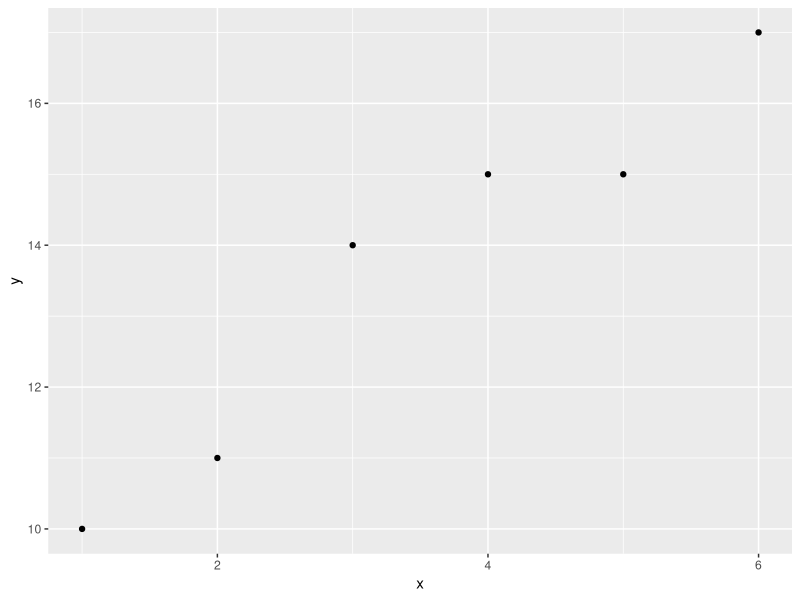

Write the R code that produced this figure.
## ---- chunk 1
knitr::opts_chunk$set(echo = TRUE)
## ---- chunk 2
x=1:6
y=c(10,11,14,15,15,17)
d=data.frame(x,y)
d
## ---- chunk 3
library(ggplot2)
ggplot(d,aes(x=x,y=y))+geom_point()
## ---- chunk 4
y.1=lm(y~x,data=d)
summary(y.1)
## ---- chunk 5
v=coef(y.1)
v
## ---- chunk 6
names(summary(y.1))
summary(y.1)$coefficients
## ---- chunk 7
slope.pval=round(summary(y.1)$coefficients[2,4],4)
## ---- chunk 8
d
## ---- chunk 9
d
